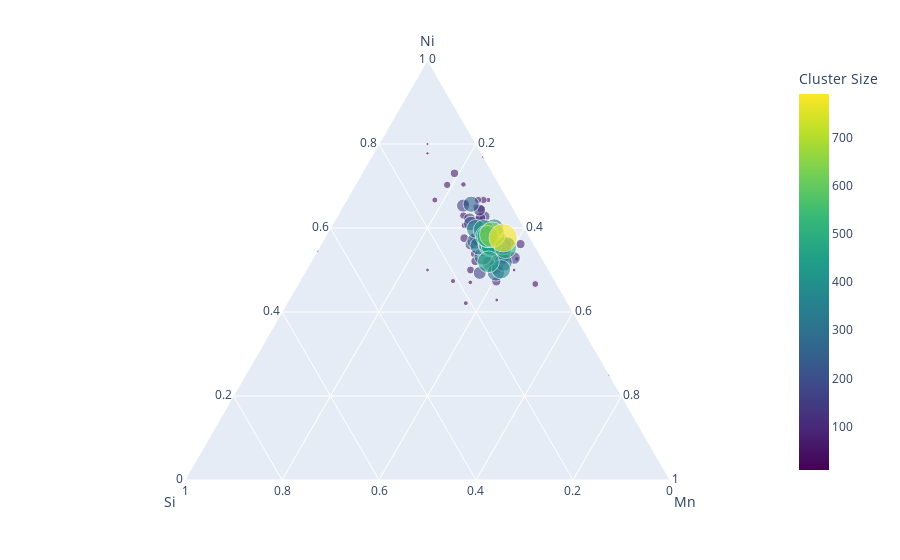

The code cell stored with this chart in its notebook:
### Markdown cell above
## Ternary Diagrams

### Plotting using Plotly library

### Code cell
# before reading the data and after creating pandas dataframes, drop specified columns
# retrieve the data needed from the cluster stats files for the composition plots
core_ions = ["Mn", "Si", "Ni", "Cu"]

# create a new dictionary every time you run a correction to avoid correcting data more than once
dfs = {}
cluster_data = {}

for i, dm in enumerate(dmax_values):
    
    # open the cluster stats file and create pandas dataframe
    cluster_stats_file = xml_files[i].replace(".xml", "_cluster-stats.txt")
    local_df = pandas.read_csv(cluster_stats_file, sep="\t")
    
    # insert all the corrections in here
    # exclude (matrix) ions by deleting the column
    local_df = local_df.drop(exclude_ions, axis=1)
    # lower the amount of ions for each element that has overlap with matrix ions
    for overlap_ion in overlap_ions:
        local_df[overlap_ion] = round(local_df[overlap_ion] * overlap_ions[overlap_ion])
    # transfer the overlapping ions into "original" elements
    local_df["Ni"] = local_df["Ni"] + local_df["Fm"]
    # delete the overlaping ions by multiplying by 0 to keep the total amount of ions constant
    local_df["Fm"] = local_df["Fm"] * 0
    
    # add total ions in cluster value
    local_df["Cluster Size"] = local_df.iloc[:, 3:-2].sum(axis=1)
    
    # change n_min
    local_df = local_df[local_df["Cluster Size"] >= n_min]
    
    # sort it by size
    local_df = local_df.sort_values(by="Cluster Size")
    
    previous_y_values = []
    # iterate through rows and find their core ions and total ions values
    # then core ions / total ions to know the absolute concentration 
    for i2, core_ion in enumerate(core_ions):
        cluster_size_values = local_df["Cluster Size"]
        x_values = np.arange(len(cluster_size_values))
        y_values = local_df[core_ion] / local_df["Cluster Size"] * 100
        
    # find the sum of ternary ions in each cluster    
    local_df["Relative Cluster Size"] = local_df["Ni"] + local_df["Cu"] + local_df["Mn"] + local_df["Si"]
    
    # once you have sum of ternary ions in each cluster, find relative concentration of each core ion
    local_df["Relative Ni+Mn"] = (local_df["Ni"] + local_df["Mn"]) / relative_cluster_size
    local_df["Relative Si"] = local_df["Si"] / relative_cluster_size
    local_df["Relative Cu"] = local_df["Cu"] / relative_cluster_size



    # plotting using plotly ternary diagrams
#     fig = px.scatter_ternary(local_df, a="relative_Ni_Mn", b="relative_Si", c="relative_Cu")
    fig = px.scatter_ternary(
        local_df, a="Ni", b="Si", c="Mn", 
        hover_name="Cluster Size",
        size="Cluster Size", size_max=20,
        color="Cluster Size", color_continuous_scale=px.colors.sequential.Viridis,
        opacity=0.6
#         marker=dict(
#             color='LightSkyBlue',
#             size='Relative Cluster Size',
#             size_max = 15,
#             opacity=0.5,
#             line=dict(
#                 color='MediumPurple',
#                 width=5
#             )
#         )
    )
    
    fig.show()

### Figure 1 — Plotly figure (JSON) as saved in the notebook; plotly's stock layout.template omitted (floating-point values rounded to 4 significant figures)
{"data": [{"a": [6, 8, 2, 7, 6, 10, 7, 6, 6, 9, 10, 10, 8, 8, 11, 9, 16, 19, 14, 22, 20, 26, 21, 24, 20, 29, 26, 26, 32, 34, 28, 31, 30, 29, 38, 32, 46, 38, 38, 37, 41, 41, 47, 35, 47, 50, 50, 59, 55, 64, 60, 63, 62, 65, 72, 69, 79, 73, 81, 76, 68, 74, 74, 75, 81, 86, 71, 85, 75, 98, 76, 88, 78, 85, 116, 114, 106, 153, 115, 136, 126, 149, 128, 139, 147, 144, 145, 141, 165, 169, 177, 181, 174, 174, 154, 208, 220, 209, 235, 213, 249, 237, 222, 330, 373], "b": [1, 1, 0, 1, 5, 0, 1, 3, 2, 2, 1, 2, 3, 4, 1, 4, 1, 2, 3, 5, 4, 3, 2, 4, 4, 4, 2, 4, 3, 6, 7, 10, 5, 3, 5, 5, 5, 9, 6, 10, 8, 2, 7, 9, 4, 8, 7, 10, 11, 7, 14, 8, 12, 13, 9, 10, 13, 12, 9, 15, 9, 14, 8, 12, 13, 13, 21, 12, 13, 15, 11, 12, 12, 18, 20, 18, 14, 19, 25, 28, 19, 25, 29, 21, 33, 25, 22, 23, 34, 20, 30, 19, 29, 29, 30, 35, 36, 33, 34, 47, 38, 35, 25, 42, 36], "c": [3, 1, 6, 1, 0, 3, 6, 3, 6, 7, 8, 6, 6, 7, 7, 6, 7, 6, 9, 6, 9, 11, 22, 13, 15, 11, 11, 7, 13, 14, 17, 21, 18, 13, 23, 20, 12, 19, 22, 24, 24, 30, 24, 30, 32, 33, 24, 40, 41, 31, 33, 30, 35, 35, 38, 44, 35, 38, 36, 42, 50, 47, 58, 48, 46, 44, 52, 46, 56, 37, 54, 60, 57, 65, 54, 64, 75, 61, 83, 75, 83, 90, 102, 93, 96, 91, 105, 108, 97, 114, 89, 102, 107, 111, 123, 128, 135, 132, 126, 150, 142, 137, 154, 193, 238], "hovertemplate": "<b>%{hovertext}</b><br><br>Ni=%{a}<br>Si=%{b}<br>Mn=%{c}<br>Cluster Size=%{marker.color}<extra></extra>", "hovertext": [10, 10, 10, 11, 12, 14, 14, 14, 15, 19, 20, 22, 22, 24, 24, 26, 28, 30, 35, 36, 38, 46, 47, 48, 49, 53, 53, 54, 55, 57, 58, 63, 64, 65, 71, 72, 72, 75, 75, 80, 81, 84, 85, 85, 91, 101, 103, 116, 117, 118, 119, 119, 126, 127, 132, 135, 135, 142, 143, 145, 151, 156, 157, 159, 160, 165, 166, 166, 167, 168, 170, 174, 176, 197, 213, 228, 243, 259, 265, 275, 293, 298, 299, 301, 308, 312, 314, 320, 333, 340, 346, 355, 356, 363, 365, 423, 438, 445, 450, 472, 477, 481, 484, 650, 790], "legendgroup": "", "marker": {"color": [10, 10, 10, 11, 12, 14, 14, 14, 15, 19, 20, 22, 22, 24, 24, 26, 28, 30, 35, 36, 38, 46, 47, 48, 49, 53, 53, 54, 55, 57, 58, 63, 64, 65, 71, 72, 72, 75, 75, 80, 81, 84, 85, 85, 91, 101, 103, 116, 117, 118, 119, 119, 126, 127, 132, 135, 135, 142, 143, 145, 151, 156, 157, 159, 160, 165, 166, 166, 167, 168, 170, 174, 176, 197, 213, 228, 243, 259, 265, 275, 293, 298, 299, 301, 308, 312, 314, 320, 333, 340, 346, 355, 356, 363, 365, 423, 438, 445, 450, 472, 477, 481, 484, 650, 790], "coloraxis": "coloraxis", "opacity": 0.6, "size": [10, 10, 10, 11, 12, 14, 14, 14, 15, 19, 20, 22, 22, 24, 24, 26, 28, 30, 35, 36, 38, 46, 47, 48, 49, 53, 53, 54, 55, 57, 58, 63, 64, 65, 71, 72, 72, 75, 75, 80, 81, 84, 85, 85, 91, 101, 103, 116, 117, 118, 119, 119, 126, 127, 132, 135, 135, 142, 143, 145, 151, 156, 157, 159, 160, 165, 166, 166, 167, 168, 170, 174, 176, 197, 213, 228, 243, 259, 265, 275, 293, 298, 299, 301, 308, 312, 314, 320, 333, 340, 346, 355, 356, 363, 365, 423, 438, 445, 450, 472, 477, 481, 484, 650, 790], "sizemode": "area", "sizeref": 1.975, "symbol": "circle"}, "mode": "markers", "name": "", "showlegend": false, "subplot": "ternary", "type": "scatterternary"}], "layout": {"coloraxis": {"colorbar": {"title": {"text": "Cluster Size"}}, "colorscale": [[0, "#440154"], [0.1111, "#482878"], [0.2222, "#3e4989"], [0.3333, "#31688e"], [0.4444, "#26828e"], [0.5556, "#1f9e89"], [0.6667, "#35b779"], [0.7778, "#6ece58"], [0.8889, "#b5de2b"], [1, "#fde725"]]}, "legend": {"itemsizing": "constant", "tracegroupgap": 0}, "margin": {"t": 60}, "ternary": {"aaxis": {"title": {"text": "Ni"}}, "baxis": {"title": {"text": "Si"}}, "caxis": {"title": {"text": "Mn"}}, "domain": {"x": [0, 1], "y": [0, 1]}}}}
